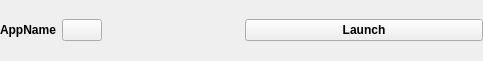
<?xml version="1.0" encoding="UTF-8"?>
<ui version="4.0">
 <class>userapp</class>
 <widget class="QWidget" name="userapp">
  <property name="geometry">
   <rect>
    <x>0</x>
    <y>0</y>
    <width>483</width>
    <height>61</height>
   </rect>
  </property>
  <property name="windowTitle">
   <string>Form</string>
  </property>
  <layout class="QGridLayout" name="gridLayout_2">
   <property name="leftMargin">
    <number>0</number>
   </property>
   <property name="topMargin">
    <number>0</number>
   </property>
   <property name="rightMargin">
    <number>0</number>
   </property>
   <property name="bottomMargin">
    <number>0</number>
   </property>
   <item row="0" column="2">
    <widget class="QPushButton" name="pushButtonLaunch">
     <property name="sizePolicy">
      <sizepolicy hsizetype="Expanding" vsizetype="Fixed">
       <horstretch>0</horstretch>
       <verstretch>0</verstretch>
      </sizepolicy>
     </property>
     <property name="font">
      <font>
       <weight>75</weight>
       <bold>true</bold>
      </font>
     </property>
     <property name="text">
      <string>Launch</string>
     </property>
    </widget>
   </item>
   <item row="0" column="1">
    <layout class="QHBoxLayout" name="horizontalLayout">
     <item>
      <widget class="QLabel" name="labelAppName">
       <property name="sizePolicy">
        <sizepolicy hsizetype="Minimum" vsizetype="Minimum">
         <horstretch>0</horstretch>
         <verstretch>0</verstretch>
        </sizepolicy>
       </property>
       <property name="font">
        <font>
         <weight>75</weight>
         <bold>true</bold>
        </font>
       </property>
       <property name="lineWidth">
        <number>0</number>
       </property>
       <property name="text">
        <string>AppName</string>
       </property>
      </widget>
     </item>
     <item>
      <widget class="QPushButton" name="pushButtonIcon">
       <property name="sizePolicy">
        <sizepolicy hsizetype="Fixed" vsizetype="Fixed">
         <horstretch>0</horstretch>
         <verstretch>0</verstretch>
        </sizepolicy>
       </property>
       <property name="maximumSize">
        <size>
         <width>40</width>
         <height>40</height>
        </size>
       </property>
       <property name="text">
        <string notr="true"/>
       </property>
      </widget>
     </item>
     <item>
      <spacer name="horizontalSpacer">
       <property name="orientation">
        <enum>Qt::Horizontal</enum>
       </property>
       <property name="sizeType">
        <enum>QSizePolicy::Expanding</enum>
       </property>
       <property name="sizeHint" stdset="0">
        <size>
         <width>0</width>
         <height>0</height>
        </size>
       </property>
      </spacer>
     </item>
    </layout>
   </item>
  </layout>
 </widget>
 <resources/>
 <connections/>
</ui>
